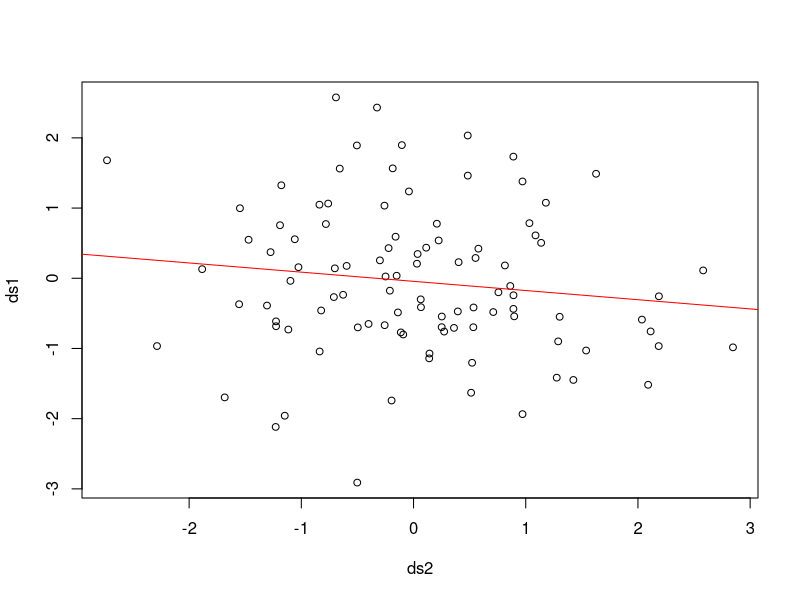
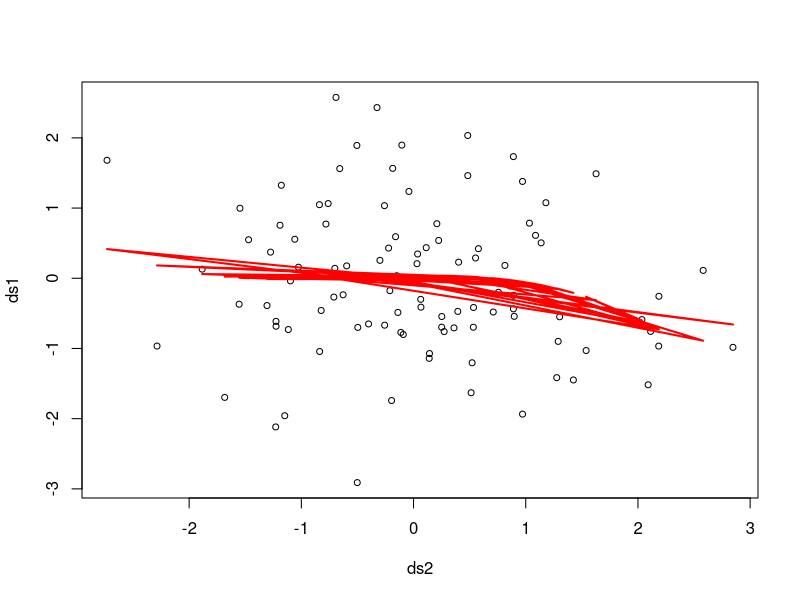
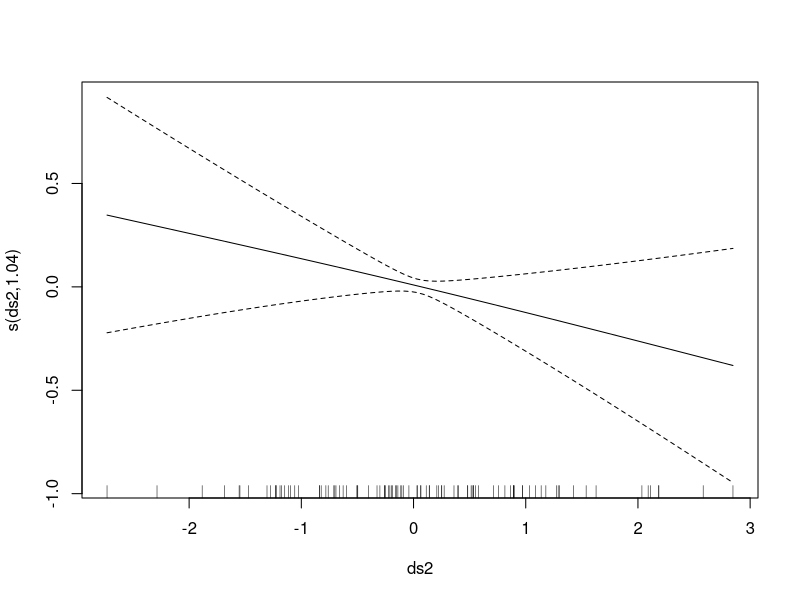

The R script that drew these images, in order:
library(mgcv)
library(splines)
data = data.frame(ds1 = rnorm(100),
                   ds2 = rnorm(100))
mod = lm(ds1 ~ ds2, data=data)
summary(mod)
plot(ds1 ~ ds2, data = data, cex = .9)
abline(mod, col="red")

mod <- lm(ds1 ~ bs(ds2, knots = 2), data=data)
summary(mod)
plot(ds1 ~ ds2, data = data, cex = .8)
lines(data$ds2, predict(mod), lwd=2, col='red')

mod <- gam(ds1 ~ s(ds2, bs = "cr", k = 2),
           data = data,
           family = gaussian)
summary(mod)
plot(mod)
